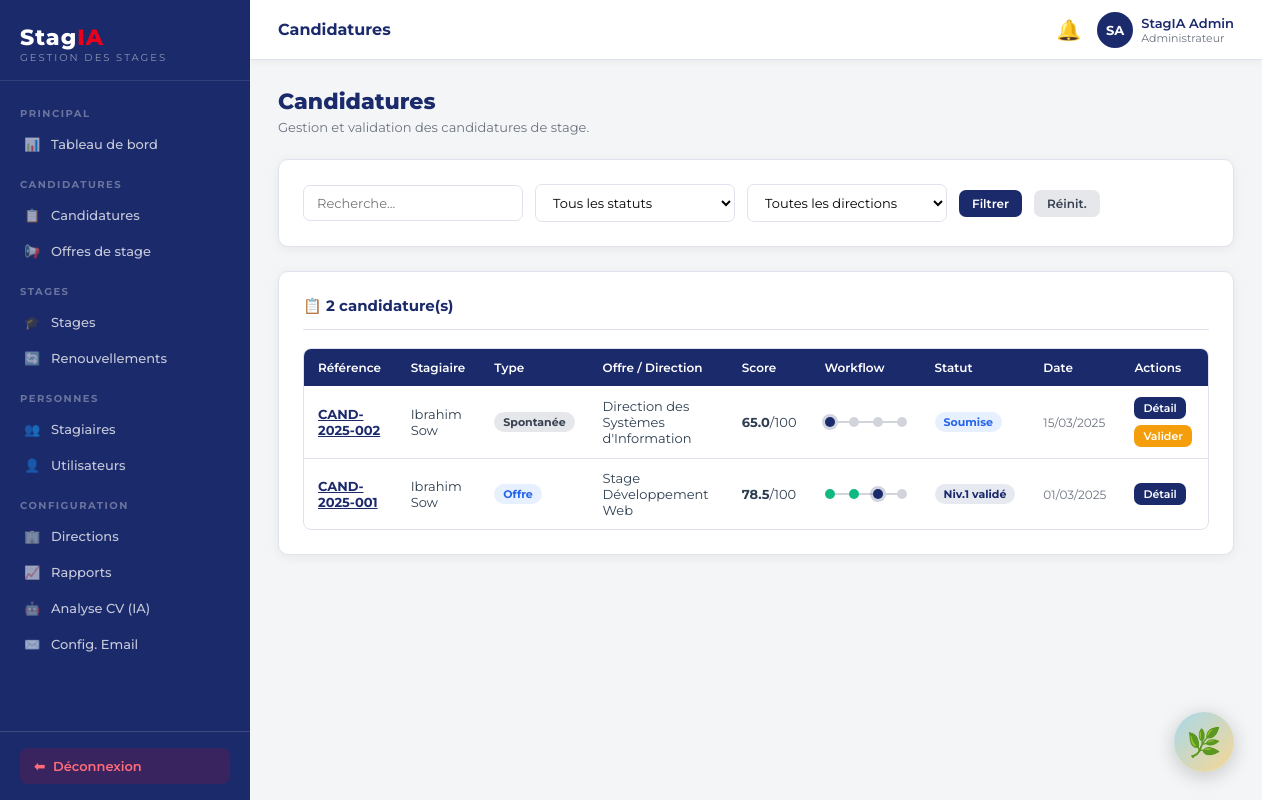
The app's page /backoffice.php?page=candidatures (signed in) with its own data.
### tables this page shows
CREATE TABLE IF NOT EXISTS candidatures (
    id INT AUTO_INCREMENT PRIMARY KEY,
    reference VARCHAR(30) UNIQUE NOT NULL,
    stagiaire_id INT NOT NULL,
    offre_id INT,
    type_candidature ENUM('offre','spontanee') DEFAULT 'spontanee',
    domaine_id INT,
    direction_id INT,
    score_tri DECIMAL(5,2) DEFAULT 0,
    statut_global ENUM('soumise','niv1_en_cours','niv1_valide','validee','niv1_rejete','rejetee','complement') DEFAULT 'soumise',
    motivation TEXT,
    date_candidature TIMESTAMP DEFAULT CURRENT_TIMESTAMP,
    FOREIGN KEY (stagiaire_id) REFERENCES stagiaires(id) ON DELETE CASCADE,
    FOREIGN KEY (offre_id) REFERENCES offres_stage(id) ON DELETE SET NULL,
    FOREIGN KEY (domaine_id) REFERENCES domaines(id) ON DELETE SET NULL,
    FOREIGN KEY (direction_id) REFERENCES directions(id) ON DELETE SET NULL
);

CREATE TABLE IF NOT EXISTS utilisateurs (
    id INT AUTO_INCREMENT PRIMARY KEY,
    nom VARCHAR(100) NOT NULL,
    prenom VARCHAR(100) NOT NULL,
    email VARCHAR(191) NOT NULL UNIQUE,
    mot_de_passe VARCHAR(255) NOT NULL,
    role ENUM('administrateur','habilite','superviseur','directeur','stagiaire') NOT NULL DEFAULT 'stagiaire',
    actif TINYINT(1) DEFAULT 1,
    civilite ENUM('M.','Mme') DEFAULT 'M.',
    created_at TIMESTAMP DEFAULT CURRENT_TIMESTAMP
);

CREATE TABLE IF NOT EXISTS directions (
    id INT AUTO_INCREMENT PRIMARY KEY,
    libelle VARCHAR(150) NOT NULL,
    abreviation VARCHAR(20),
    actif TINYINT(1) DEFAULT 1,
    created_at TIMESTAMP DEFAULT CURRENT_TIMESTAMP
);

CREATE TABLE IF NOT EXISTS offres_stage (
    id INT AUTO_INCREMENT PRIMARY KEY,
    reference VARCHAR(30) UNIQUE NOT NULL,
    titre VARCHAR(200) NOT NULL,
    description TEXT,
    profil_recherche TEXT,
    direction_id INT,
    domaine_id INT,
    niveau_minimum ENUM('bac','bac+2','bac+3','bac+4','bac+5','doctorat') DEFAULT 'bac+3',
    experience_minimale INT DEFAULT 0 COMMENT 'en mois',
    nb_places INT DEFAULT 1,
    date_publication DATE,
    date_limite DATE,
    statut ENUM('ouverte','fermee','archivee') DEFAULT 'ouverte',
    creee_par INT,
    created_at TIMESTAMP DEFAULT CURRENT_TIMESTAMP,
    FOREIGN KEY (direction_id) REFERENCES directions(id) ON DELETE SET NULL,
    FOREIGN KEY (domaine_id) REFERENCES domaines(id) ON DELETE SET NULL,
    FOREIGN KEY (creee_par) REFERENCES utilisateurs(id) ON DELETE SET NULL
);

### backoffice.php (called while the page is built, shortened)
<?php
require_once __DIR__ . '/config.php';
$page = preg_replace('/[^a-zA-Z0-9_\-]/', '', $_GET['page'] ?? 'dashboard');
$file = __DIR__ . "/pages/admin/{$page}.php";
include $file;

### pages/admin/candidatures.php (the view, shortened to what this page needs)
<?php
require_once __DIR__ . '/../../includes/header.php';
$pdo = getPDO();
$fSearch = trim($_GET['q'] ?? '');
$where = ['1=1'];
$params = [];
$sql = 'SELECT c.*, u.nom, u.prenom, o.titre as offre_titre, d.libelle as direction_libelle FROM candidatures c JOIN stagiaires s ON s.id = c.stagiaire_id JOIN utilisateurs u ON u.id = s.utilisateur_id LEFT JOIN offres_stage o ON o.id = c.offre_id LEFT JOIN directions d ON d.id = c.direction_id WHERE ' . implode(' AND ', $where) . ' ORDER BY c.date_candidature DESC';
$stmt = $pdo->prepare($sql);
$stmt->execute($params);
$candidatures = $stmt->fetchAll();
?>
<div class="page-header">
  <h1>Candidatures</h1>
  <p>Gestion et validation des candidatures de stage.</p>
</div>
<div class="card mb-6">
  <form method="get" class="filter-bar" style="margin-bottom:0">
    <input type="text" name="q" class="form-control" placeholder="Recherche..." value="<?= h($fSearch) ?>" style="max-width:220px">
    <select name="statut" class="form-control" style="max-width:200px">
      <option value="">Tous les statuts</option>
    </select>
    <select name="direction" class="form-control" style="max-width:200px">
      <option value="">Toutes les directions</option>
    </select>
    <button type="submit" class="btn btn-primary btn-sm">Filtrer</button>
    <a href="backoffice.php?page=candidatures" class="btn btn-secondary btn-sm">R&eacute;init.</a>
  </form>
</div>
<div class="card">
  <div class="card-header">
    <span class="card-title">📋 <?= count($candidatures) ?> candidature(s)</span>
  </div>
  <?php if (empty($candidatures)): ?>
  <div class="empty-state"><div class="empty-icon">📋</div><p>Aucune candidature trouv&eacute;e.</p></div>
  <?php else: ?>
  <div class="table-wrap">
    <table>
      <thead>
        <tr>
          <th>R&eacute;f&eacute;rence</th>
          <th>Stagiaire</th>
          <th>Type</th>
          <th>Offre / Direction</th>
          <th>Score</th>
          <th>Workflow</th>
          <th>Statut</th>
          <th>Date</th>
          <th>Actions</th>
        </tr>
      </thead>
      <tbody>
        <?php foreach ($candidatures as $c): ?>
        <tr>
          <td><a href="backoffice.php?page=candidature_detail&id=<?= $c['id'] ?>" class="fw-bold" style="color:var(--navy)"><?= h($c['reference']) ?></a></td>
          <td><?= h($c['prenom'] . ' ' . $c['nom']) ?></td>
          <td><?= $c['type_candidature']==='offre'?'<span class="badge badge-info">Offre</span>':'<span class="badge badge-secondary">Spontan&eacute;e</span>' ?></td>
          <td><?= h($c['offre_titre'] ?? ($c['direction_libelle'] ?? 'N/A')) ?></td>
          <td><strong><?= number_format((float)$c['score_tri'],1) ?></strong>/100</td>
          <td><?= workflowDots($c['statut_global']) ?></td>
          <td><?= statusBadge($c['statut_global']) ?></td>
          <td class="text-sm text-muted"><?= h(date('d/m/Y', strtotime($c['date_candidature']))) ?></td>
          <td>
            <div class="td-actions">
              <a href="backoffice.php?page=candidature_detail&id=<?= $c['id'] ?>" class="btn btn-primary btn-xs">D&eacute;tail</a>
              <?php if (in_array($c['statut_global'], ['soumise','niv1_en_cours'], true) && hasRole('administrateur','habilite','superviseur')): ?>
              <button class="btn btn-warning btn-xs" onclick="openModal('modal-valider-<?= $c['id'] ?>')">Valider</button>
              <?php endif; ?>
            </div>
          </td>
        </tr>
        <?php endforeach; ?>
      </tbody>
    </table>
  </div>
  <?php endif; ?>
</div>
<?php require_once __DIR__ . '/../../includes/footer.php'; ?>

### config.php (shortened to what this page needs)
<?php
function h(string $s): string {
    return htmlspecialchars($s, ENT_QUOTES, 'UTF-8');
}
function hasRole(string ...$roles): bool {
    return in_array($_SESSION['user']['role'], $roles, true);
}
function workflowDots(string $statut): string {
    $steps = [
        'soumise'        => 1,
        'niv1_en_cours'  => 2,
        'niv1_valide'    => 3,
        'validee'        => 4,
        'niv1_rejete'    => -1,
        'rejetee'        => -2,
        'complement'     => 0,
    ];
    $current = $steps[$statut] ?? 1;
    $labels  = ['Soumise', 'Niv.1', 'Niv.2', 'Validée'];
    $html = '<div class="workflow-dots">';
    foreach ($labels as $i => $label) {
        $step = $i + 1;
        if ($current < 0) {
            $cls = $step <= abs($current) ? 'rejected' : 'pending';
        } elseif ($step < $current) {
            $cls = 'done';
        } elseif ($step === $current) {
            $cls = 'active';
        } else {
            $cls = 'pending';
        }
        $html .= "<span class=\"dot $cls\" title=\"$label\"></span>";
        if ($i < count($labels) - 1) $html .= '<span class="dot-line"></span>';
    }
    $html .= '</div>';
    return $html;
}
function statusBadge(string $statut): string {
    $map = [
        'soumise'        => ['Soumise', 'badge-info'],
        'niv1_en_cours'  => ['Niv.1 en cours', 'badge-warning'],
        'niv1_valide'    => ['Niv.1 validé', 'badge-primary'],
        'validee'        => ['Validée', 'badge-success'],
        'niv1_rejete'    => ['Niv.1 rejeté', 'badge-danger'],
        'rejetee'        => ['Rejetée', 'badge-danger'],
        'complement'     => ['Complément requis', 'badge-warning'],
        'preparation'    => ['Préparation', 'badge-info'],
        'en_cours'       => ['En cours', 'badge-success'],
        'renouvele'      => ['Renouvelé', 'badge-primary'],
        'termine'        => ['Terminé', 'badge-secondary'],
        'interrompu'     => ['Interrompu', 'badge-warning'],
        'annule'         => ['Annulé', 'badge-danger'],
        'ouverte'        => ['Ouverte', 'badge-success'],
        'fermee'         => ['Fermée', 'badge-warning'],
        'archivee'       => ['Archivée', 'badge-secondary'],
        'en_attente'     => ['En attente', 'badge-warning'],
        'valide'         => ['Validé', 'badge-success'],
        'rejete'         => ['Rejeté', 'badge-danger'],
        'precisions'     => ['Précisions requises', 'badge-info'],
        'valide_v'       => ['Validé', 'badge-success'],
        'rejete_v'       => ['Rejeté', 'badge-danger'],
    ];
    [$label, $cls] = $map[$statut] ?? [ucfirst($statut), 'badge-secondary'];
    return "<span class=\"badge $cls\">" . h($label) . '</span>';
}

### includes/header.php (style rules this page uses)
*,*::before,*::after { box-sizing:border-box;margin:0;padding:0 }
html { font-size:15px }
body { font-family:'Montserrat',sans-serif;background:#f4f5f7;color:#2c3e50;display:flex;min-height:100vh }
:root { --navy:#1b2a6b; --navy-dark:#132050; --navy-light:#2d3f8c; --red:#e8001c; --red-dark:#c0001a; --gray-bg:#f4f5f7; --gray-border:#e0e3ed; --gray-text:#6b7280; --white:#ffffff; --success:#10b981; --warning:#f59e0b; --info:#3b82f6; --sidebar-w:250px; }
.page-header { margin-bottom:24px; }
.page-header h1 { font-size:22px;font-weight:800;color:var(--navy); }
.page-header p { color:var(--gray-text);font-size:13px;margin-top:4px; }
.card { background:#fff;border-radius:10px;padding:24px;box-shadow:0 2px 12px rgba(0,0,0,.06);border:1px solid var(--gray-border); }
.card-header { display:flex;align-items:center;justify-content:space-between;margin-bottom:18px;padding-bottom:14px;border-bottom:1px solid var(--gray-border); }
.card-title { font-size:15px;font-weight:700;color:var(--navy); }
.card + .card { margin-top:20px; }
.btn { display:inline-flex;align-items:center;gap:6px; padding:9px 18px;border-radius:7px; font-size:13px;font-weight:600;font-family:inherit; border:none;cursor:pointer;transition:all .2s; text-decoration:none;white-space:nowrap; }
.btn-primary { background:var(--navy);color:#fff; }
.btn-warning { background:var(--warning);color:#fff; }
.btn-secondary { background:#e5e7eb;color:#374151; }
.btn-sm { padding:6px 13px;font-size:12px; }
.btn-xs { padding:4px 9px;font-size:11px; }
.badge { display:inline-flex;align-items:center; padding:3px 9px;border-radius:99px; font-size:11px;font-weight:700;white-space:nowrap; }
.badge-info { background:rgba(59,130,246,.12);color:#2563eb; }
.badge-primary { background:rgba(27,42,107,.1);color:var(--navy); }
.badge-secondary { background:#e5e7eb;color:#374151; }
.table-wrap { overflow-x:auto;border-radius:8px;border:1px solid var(--gray-border); }
table { width:100%;border-collapse:collapse;font-size:13px; }
thead th { background:var(--navy);color:#fff;padding:11px 14px;font-weight:600;font-size:12px;text-align:left;white-space:nowrap; }
tbody td { padding:11px 14px;border-bottom:1px solid var(--gray-border);vertical-align:middle; }
tbody tr:last-child td { border-bottom:none; }
.td-actions { display:flex;gap:6px;flex-wrap:wrap; }
.form-control { width:100%;padding:9px 13px; border:1.5px solid var(--gray-border);border-radius:7px; font-size:13px;font-family:inherit; transition:border-color .2s;background:#fff; }
.workflow-dots { display:flex;align-items:center;gap:0; }
.dot { width:10px;height:10px;border-radius:50%;flex-shrink:0; }
.dot.done { background:var(--success); }
.dot.active { background:var(--navy);box-shadow:0 0 0 3px rgba(27,42,107,.2); }
.dot.pending { background:#d1d5db; }
.dot-line { flex:1;height:2px;background:#d1d5db;min-width:14px; }
.text-muted { color:var(--gray-text); }
.text-sm { font-size:12px; }
.fw-bold { font-weight:700; }
.mb-6 { margin-bottom:24px; }
.filter-bar { display:flex;align-items:center;gap:12px;flex-wrap:wrap;margin-bottom:16px; }
.filter-bar .form-control { max-width:200px; }

### records on screen
candidatures: reference "CAND-2025-002", utilisateurs.prenom+nom "Ibrahim Sow", type_candidature "Spontanée", direction.libelle "Direction des Systèmes d'Information", score_tri "65.0", label "Soumise", date_candidature "15/03/2025"
candidatures: reference "CAND-2025-001", utilisateurs.prenom+nom "Ibrahim Sow", type_candidature "Offre", offre.titre "Stage Développement Web", score_tri "78.5", label "Niv.1 validé", date_candidature "01/03/2025"

### other values on screen
STAGIA_PAGE ?: 'StagIA' "Candidatures"
$initiales "SA"
$prenom . ' ' . $nom "StagIA Admin"
$user['role'] "Administrateur"
count($candidatures) "2"
